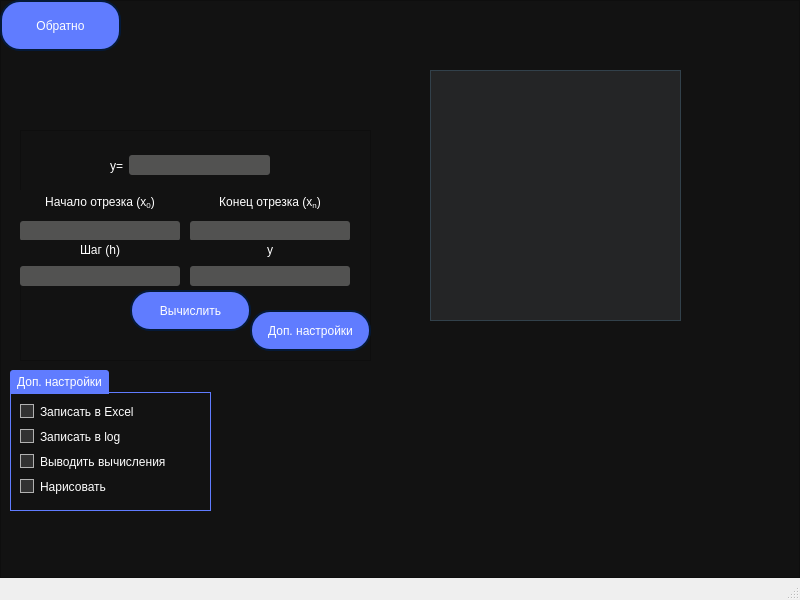
<?xml version="1.0" encoding="UTF-8"?>
<ui version="4.0">
 <class>MainWindow</class>
 <widget class="QMainWindow" name="MainWindow">
  <property name="geometry">
   <rect>
    <x>0</x>
    <y>0</y>
    <width>800</width>
    <height>600</height>
   </rect>
  </property>
  <property name="sizePolicy">
   <sizepolicy hsizetype="Fixed" vsizetype="Fixed">
    <horstretch>0</horstretch>
    <verstretch>0</verstretch>
   </sizepolicy>
  </property>
  <property name="windowTitle">
   <string>MainWindow</string>
  </property>
  <widget class="QWidget" name="centralwidget">
   <layout class="QVBoxLayout" name="verticalLayout">
    <property name="spacing">
     <number>0</number>
    </property>
    <property name="leftMargin">
     <number>0</number>
    </property>
    <property name="topMargin">
     <number>0</number>
    </property>
    <property name="rightMargin">
     <number>0</number>
    </property>
    <property name="bottomMargin">
     <number>0</number>
    </property>
    <item>
     <widget class="QFrame" name="frame_2">
      <property name="styleSheet">
       <string notr="true">/*-----QWidget-----*/
QWidget
{
	background-color: #121212;
	color: #ffffff;
	border-color: #051a39;

}


/*-----QLabel-----*/
QLabel
{
	background-color: transparent;
	color: #ffffff;

}


QLabel::disabled
{
	background-color: transparent;
	color: #656565;

}


/*-----QMenuBar-----*/
QMenuBar
{
	background-color: #0a0a0a;
	color: #ffffff;
	border-color: #051a39;

}


QMenuBar::disabled
{
	background-color: #404040;
	color: #656565;
	border-color: #051a39;

}


QMenuBar::item
{
    background-color: transparent;

}


QMenuBar::item:selected
{
    background-color: #607cff;
    border: 1px solid #41cd52;

}


QMenuBar::item:pressed
{
    background-color: #4969ff;
    border: 1px solid #000;
    margin-bottom: -1px;
    padding-bottom: 1px;

}


/*-----QMenu-----*/
QMenu
{
    background-color: #121212;
    border: 1px solid;
    color: #ffffff;

}


QMenu::separator
{
    height: 1px;
    background-color: #6d8eff;
    color: #ffffff;
    padding-left: 4px;
    margin-left: 10px;
    margin-right: 5px;

}


QMenu::item
{
    min-width : 150px;
    padding: 3px 20px 3px 20px;

}


QMenu::item:selected
{
    background-color: #4969ff;
    color: #ffffff;

}


QMenu::item:disabled
{
    color: #262626;
}


/*-----QToolTip-----*/
QToolTip
{
	border : 1px solid #000000;
	background-color: #26264f;
	color: #ffffff;
	border-color: #051a39;

}


/*-----QPushButton-----*/
QPushButton
{
	background-color: #607cff;
	color: #ffffff;
	border-style: solid;
	border-width: 2px;
	border-radius: 20px;
	border-color: #051a39;
	padding: 5px;

}


QPushButton::disabled
{
	background-color: #404040;
	color: #656565;
	border-color: #051a39;

}


QPushButton::hover
{
	background-color: #8399ff;
	color: #ffffff;
	border-style: solid;
	border-width: 2px;
	border-radius: 20px;
	border-color: #051a39;
	padding: 5px;

}


QPushButton::pressed
{
	background-color: #4969ff;
	color: #ffffff;
	border-style: solid;
	border-width: 2px;
	border-radius: 20px;
	border-color: #051a39;
	padding: 5px;

}


/*-----QToolButton-----*/
QToolButton
{
	background-color: #607cff;
	color: #ffffff;
	border-width: 1px;
	border-radius: 3px;
	border-color: #051a39;
	padding: 3px;

}


QToolButton::disabled
{
	background-color: #404040;
	color: #656565;
	border-color: #051a39;

}


QToolButton::hover
{
	background-color: #8399ff;
	color: #ffffff;
	border-width: 1px;
	border-radius: 3px;
	border-color: #051a39;
	padding: 3px;

}


QToolButton::pressed
{
	background-color: #4969ff;
	color: #ffffff;
	border-width: 1px;
	border-radius: 3px;
	border-color: #051a39;
	padding: 3px;

}


/*-----QComboBox-----*/
QComboBox
{
    background-color: #607cff;
    border: 1px solid;
    border-radius: 3px;
    padding-left: 6px;
    color: #ffffff;
    height: 20px;

}


QComboBox::disabled
{
	background-color: #404040;
	color: #656565;
	border-color: #051a39;

}


QComboBox:hover
{
    background-color: #8399ff;

}


QComboBox:on
{
    background-color: #4969ff;

}


QComboBox QAbstractItemView
{
    background-color: #383838;
    color: #ffffff;
    border: 1px solid black;
    selection-background-color: #4969ff;
    selection-color: #ffffff;
    outline: 0;

}


QComboBox::drop-down
{
    subcontrol-origin: padding;
    subcontrol-position: top right;
    width: 15px;
    border-left-width: 0px;
    border-left-color: darkgray;
    border-left-style: solid; 
    border-top-right-radius: 3px; 
    border-bottom-right-radius: 3px;

}


QComboBox::down-arrow
{
    image: url(://arrow-down.png);
    width: 8px;
    height: 8px;
}


/*-----QSpinBox &amp; QDoubleSpinBox &amp; QDateTimeEdit-----*/
QSpinBox, 
QDoubleSpinBox,
QDateTimeEdit
{
	background-color: #525251;
	color: #ffffff;
	border: 1px solid #051a39;
	border-radius: 3px;
	padding : 2px;

}


QSpinBox::disabled, 
QDoubleSpinBox::disabled,
QDateTimeEdit::disabled
{
	background-color: #404040;
	color: #656565;
	border-color: #051a39;

}


QSpinBox:hover, 
QDoubleSpinBox::hover,
QDateTimeEdit::hover
{
    background-color: #626262;
    border: 1px solid #607cff;
    color:  #fff;
    padding: 2px

}


QSpinBox::up-button, QSpinBox::down-button,
QDoubleSpinBox::up-button, QDoubleSpinBox::down-button,
QDateTimeEdit::up-button, QDateTimeEdit::down-button
{
    background-color: #607cff;
	border-radius: 2px;

}


QSpinBox::disabled, 
QDoubleSpinBox::disabled,
QDateTimeEdit::disabled
{
	background-color: #404040;
	color: #656565;
	border-color: #051a39;

}


QSpinBox::up-button:hover, QSpinBox::down-button:hover,
QDoubleSpinBox::up-button:hover, QDoubleSpinBox::down-button:hover,
QDateTimeEdit::up-button:hover, QDateTimeEdit::down-button:hover
{
    background-color: #8399ff;
    border: 1px solid #8399ff;

}


QSpinBox::up-button:disabled, QSpinBox::down-button:disabled,
QDoubleSpinBox::up-button:disabled, QDoubleSpinBox::down-button:disabled,
QDateTimeEdit::up-button:disabled, QDateTimeEdit::down-button:disabled
{
	background-color: #404040;
	color: #656565;
	border-color: #051a39;

}


QSpinBox::up-button:pressed, QSpinBox::down-button:pressed,
QDoubleSpinBox::up-button:pressed, QDoubleSpinBox::down-button::pressed,
QDateTimeEdit::up-button:pressed, QDateTimeEdit::down-button::pressed
{
    background-color: #4969ff;
    border: 1px solid #4969ff;

}


QSpinBox::down-arrow,
QDoubleSpinBox::down-arrow,
QDateTimeEdit::down-arrow
{
    image: url(://arrow-down.png);
    width: 7px;

}


QSpinBox::up-arrow,
QDoubleSpinBox::up-arrow,
QDateTimeEdit::up-arrow
{
    image: url(://arrow-up.png);
    width: 7px;

}


/*-----QLineEdit-----*/
QLineEdit
{
	background-color: #525251;
	color: #ffffff;
	border-width: 1px;
	border-radius: 3px;
	border-color: #051a39;
	padding: 2px;

}


QLineEdit::disabled
{
	background-color: #404040;
	color: #656565;
	border-width: 1px;
	border-radius: 3px;
	border-color: #051a39;
	padding: 2px;

}


/*-----QTextEdit-----*/
QTextEdit
{
	background-color: #ffffff;
	color: #010201;
	border-color: #051a39;

}


QTextEdit::disabled
{
	background-color: #404040;
	color: #656565;
	border-color: #051a39;

}


/*-----QGroupBox-----*/
QGroupBox 
{
    border: 1px solid;
    border-color: #607cff;
    margin-top: 22px;

}


QGroupBox::title  
{
    background-color: #607cff;
    color: #ffffff;
    subcontrol-origin: margin;
    subcontrol-position: top left;
    padding: 5px;
	border-top-left-radius: 3px;
	border-top-right-radius: 3px;

}


QGroupBox::title::disabled
{
	background-color: #404040;
	color: #656565;
    subcontrol-origin: margin;
    subcontrol-position: top left;
    padding: 5px;
	border-top-left-radius: 3px;
	border-top-right-radius: 3px;

}


/*-----QCheckBox-----*/
QCheckBox::indicator
{
    color: #b1b1b1;
    background-color: #323232;
    border: 1px solid #b1b1b1;
    width: 12px;
    height: 12px;

}


QCheckBox::indicator:checked
{
    image:url(://checkbox.png);
    border: 1px solid #607cff;

}


QCheckBox::indicator:unchecked:hover
{
    border: 1px solid #607cff;

}


QCheckBox::disabled
{
	color: #656565;

}


QCheckBox::indicator:disabled
{
	background-color: #656565;
	color: #656565;
    border: 1px solid #656565;

}


/*-----QRadioButton-----*/
QRadioButton::indicator::unchecked
{ 
	border: 2px inset gray; 
	border-radius: 5px; 
	background-color:  #fff;
	width: 9px; 
	height: 9px; 

}


QRadioButton::indicator::unchecked:hover
{ 
	border: 2px solid #607cff; 
	border-radius: 5px; 
	background-color:  #fff;
	width: 9px; 
	height: 9px; 

}


QRadioButton::indicator::checked
{ 
	border: 2px inset darkgray; 
	border-radius: 5px; 
	background-color: #4969ff; 
	width: 9px; 
	height: 9px; 

}


QRadioButton::disabled
{
	color: #656565;

}


QRadioButton::indicator:disabled
{
	background-color: #656565;
	color: #656565;
    border: 2px solid #656565;

}


/*-----QTableView &amp; QTableWidget-----*/
QTableView
{
    background-color: #242526;
    border: 1px solid #32414B;
    color: #f0f0f0;
    gridline-color: #8faaff;
    outline : 0;

}


QTableView::disabled
{
    background-color: #242526;
    border: 1px solid #32414B;
    color: #656565;
    gridline-color: #656565;
    outline : 0;

}


QTableView::item:hover 
{
    background-color: #26264f;
    color: #f0f0f0;

}


QTableView::item:selected 
{
    background-color: #1a1b1c;
    border: 2px solid #4969ff;
    color: #F0F0F0;

}


QTableView::item:selected:disabled
{
    background-color: #1a1b1c;
    border: 2px solid #525251;
    color: #656565;

}


QTableCornerButton::section
{
    background-color: #505050;
    color: #fff;

}


QHeaderView::section
{
    background-color: #525251;
    color: #fff;
    text-align: left;
	padding: 4px;
	
}


QHeaderView::section:disabled
{
    background-color: #525251;
    color: #656565;

}


QHeaderView::section:checked
{
    color: #fff;
    background-color: #4969ff;

}


QHeaderView::section:checked:disabled
{
    color: #656565;
    background-color: #525251;

}


QHeaderView::section::vertical::first,
QHeaderView::section::vertical::only-one
{
    border-top: 1px solid #353635;

}


QHeaderView::section::vertical
{
    border-top: 1px solid #353635;

}


QHeaderView::section::horizontal::first,
QHeaderView::section::horizontal::only-one
{
    border-left: 1px solid #353635;

}


QHeaderView::section::horizontal
{
    border-left: 1px solid #353635;

}


/*-----QTabWidget-----*/
QTabBar::tab
{
	background-color: #262626;
	color: #ffffff;
	border-style: solid;
	border-width: 1px;
	border-top-left-radius: 3px;
	border-top-right-radius: 3px;
	border-color: #051a39;
	padding: 5px;

}


QTabBar::tab:disabled
{
	background-color: #656565;
	color: #656565;

}


QTabWidget::pane 
{
	background-color: #262626;
	color: #ffffff;
    border: 1px solid;
    border-color: #607cff;

}


QTabBar::tab:selected
{
    background-color: #607cff;
	color: #ffffff;
	border-style: solid;
	border-width: 1px;
	border-top-left-radius: 3px;
	border-top-right-radius: 3px;
	border-color: #051a39;
	padding: 5px;

}


QTabBar::tab:selected:disabled
{
	background-color: #404040;
	color: #656565;

}


QTabBar::tab:!selected 
{
    background-color: #262626;

}


QTabBar::tab:!selected:hover 
{
    background-color: #8399ff;

}


QTabBar::tab:top:!selected 
{
    margin-top: 3px;

}


QTabBar::tab:bottom:!selected 
{
    margin-bottom: 3px;

}


QTabBar::tab:top, QTabBar::tab:bottom 
{
    min-width: 8ex;
    margin-right: -1px;
    padding: 5px 10px 5px 10px;

}


QTabBar::tab:top:selected 
{
    border-bottom-color: none;

}


QTabBar::tab:bottom:selected 
{
    border-top-color: none;

}


QTabBar::tab:top:last, QTabBar::tab:bottom:last,
QTabBar::tab:top:only-one, QTabBar::tab:bottom:only-one 
{
    margin-right: 0;

}


QTabBar::tab:left:!selected 
{
    margin-right: 3px;

}


QTabBar::tab:right:!selected
{
    margin-left: 3px;

}


QTabBar::tab:left, QTabBar::tab:right 
{
    min-height: 8ex;
    margin-bottom: -1px;
    padding: 10px 5px 10px 5px;

}


QTabBar::tab:left:selected 
{
    border-left-color: none;

}


QTabBar::tab:right:selected 
{
    border-right-color: none;

}


QTabBar::tab:left:last, QTabBar::tab:right:last,
QTabBar::tab:left:only-one, QTabBar::tab:right:only-one 
{
    margin-bottom: 0;

}


/*-----QSlider-----*/
QSlider::groove:horizontal 
{
	background-color: transparent;
	height: 5px;

}


QSlider::sub-page:horizontal 
{
	background-color: #607cff;

}


QSlider::add-page:horizontal 
{
	background-color: #666765;

}


QSlider::handle:horizontal 
{
	background-color: #607cff;
	width: 14px;
	margin-top: -6px;
	margin-bottom: -6px;
	border-radius: 3px;

}


QSlider::handle:horizontal:hover 
{
	background-color: #607cff;
	border-radius: 3px;

}


QSlider::sub-page:horizontal:disabled 
{
	background-color: #bbb;
	border-color: #999;

}


QSlider::add-page:horizontal:disabled 
{
	background-color: #eee;
	border-color: #999;

}


QSlider::handle:horizontal:disabled 
{
	background-color: #eee;
	border: 1px solid #aaa;
	border-radius: 3px;

}


QSlider::groove:vertical 
{
	background-color: transparent;
	width: 5px;

}


QSlider::sub-page:vertical 
{
	background-color: #607cff;

}


QSlider::add-page:vertical 
{
	background-color: #666765;

}


QSlider::handle:vertical 
{
	background-color: #607cff;
	height: 14px;
	margin-left: -6px;
	margin-right: -6px;
	border-radius: 3px;

}


QSlider::handle:vertical:hover 
{
	background-color: #607cff;
	border-radius: 3px;

}


QSlider::sub-page:vertical:disabled 
{
	background-color: #bbb;
	border-color: #999;

}


QSlider::add-page:vertical:disabled 
{
	background-color: #eee;
	border-color: #999;

}


QSlider::handle:vertical:disabled 
{
	background-color: #eee;
	border: 1px solid #aaa;
	border-radius: 3px;

}


/*-----QDial-----*/
QDial
{
	background-color: #607cff;

}


QDial::disabled
{
	background-color: #404040;

}


/*-----QScrollBar-----*/
QScrollBar:horizontal
{
    border: 1px solid #222222;
    background-color: #3d3d3d;
    height: 13px;
    margin: 0px 16px 0 16px;

}


QScrollBar::handle:horizontal
{
    background: #607cff;
    min-height: 20px;

}


QScrollBar::add-line:horizontal
{
    border: 1px solid #1b1b19;
    background-color: #607cff;
    width: 14px;
    subcontrol-position: right;
    subcontrol-origin: margin;

}


QScrollBar::sub-line:horizontal
{
    border: 1px solid #1b1b19;
    background-color: #607cff;
    width: 14px;
    subcontrol-position: left;
    subcontrol-origin: margin;

}


QScrollBar::right-arrow:horizontal
{
    image: url(://arrow-right.png);
    width: 6px;
    height: 6px;

}


QScrollBar::left-arrow:horizontal
{
    image: url(://arrow-left.png);
    width: 6px;
    height: 6px;

}


QScrollBar::add-page:horizontal, QScrollBar::sub-page:horizontal
{
    background: none;

}


QScrollBar:vertical
{
    background-color: #3d3d3d;
    width: 13px;
    margin: 16px 0 16px 0;
    border: 1px solid #222222;

}


QScrollBar::handle:vertical
{
    background-color: #607cff;
    min-height: 20px;

}


QScrollBar::add-line:vertical
{
    border: 1px solid #1b1b19;
    background-color: #607cff;
    height: 14px;
    subcontrol-position: bottom;
    subcontrol-origin: margin;

}


QScrollBar::sub-line:vertical
{
    border: 1px solid #1b1b19;
    background-color: #607cff;
    height: 14px;
    subcontrol-position: top;
    subcontrol-origin: margin;

}


QScrollBar::up-arrow:vertical
{
    image: url(://arrow-up.png);
    width: 6px;
    height: 6px;

}


QScrollBar::down-arrow:vertical
{
    image: url(://arrow-down.png);
    width: 6px;
    height: 6px;

}


QScrollBar::add-page:vertical, QScrollBar::sub-page:vertical
{
    background: none;

}


/*-----QProgressBar-----*/
QProgressBar
{
	background-color: #383838;
	color: #ffffff;
	border: 1px solid #607cff;
	border-radius: 3px;
	text-align: center;

}


QProgressBar::chunk {
	background-color: #607cff;
	color: #fff;

}


QProgressBar::chunk:disabled {
	background-color: #656565;
	border: 1px solid #aaa;
	color: #656565;
}


/*-----QStatusBar-----*/
QStatusBar
{
	background-color: #0a0a0a;
	color: #ffffff;
	border-color: #051a39;

}
</string>
      </property>
      <property name="frameShape">
       <enum>QFrame::StyledPanel</enum>
      </property>
      <property name="frameShadow">
       <enum>QFrame::Raised</enum>
      </property>
      <widget class="QFrame" name="frame_3">
       <property name="geometry">
        <rect>
         <x>20</x>
         <y>130</y>
         <width>351</width>
         <height>231</height>
        </rect>
       </property>
       <property name="frameShape">
        <enum>QFrame::StyledPanel</enum>
       </property>
       <property name="frameShadow">
        <enum>QFrame::Raised</enum>
       </property>
       <widget class="QWidget" name="verticalLayoutWidget_5">
        <property name="geometry">
         <rect>
          <x>0</x>
          <y>60</y>
          <width>160</width>
          <height>51</height>
         </rect>
        </property>
        <layout class="QVBoxLayout" name="verticalLayout_1">
         <item>
          <widget class="QLabel" name="label_2">
           <property name="toolTipDuration">
            <number>-9</number>
           </property>
           <property name="styleSheet">
            <string notr="true"/>
           </property>
           <property name="text">
            <string>Начало отрезка (x&lt;sub&gt;0&lt;/sub&gt;)</string>
           </property>
           <property name="alignment">
            <set>Qt::AlignCenter</set>
           </property>
           <property name="indent">
            <number>-1</number>
           </property>
          </widget>
         </item>
         <item>
          <widget class="QLineEdit" name="x0_">
           <property name="alignment">
            <set>Qt::AlignCenter</set>
           </property>
          </widget>
         </item>
        </layout>
       </widget>
       <widget class="QWidget" name="verticalLayoutWidget_6">
        <property name="geometry">
         <rect>
          <x>0</x>
          <y>110</y>
          <width>160</width>
          <height>46</height>
         </rect>
        </property>
        <layout class="QVBoxLayout" name="verticalLayout_6">
         <item>
          <widget class="QLabel" name="label_6">
           <property name="toolTipDuration">
            <number>-9</number>
           </property>
           <property name="styleSheet">
            <string notr="true"/>
           </property>
           <property name="text">
            <string>&lt;html&gt;&lt;head/&gt;&lt;body&gt;&lt;p&gt;Шаг (h)&lt;/p&gt;&lt;/body&gt;&lt;/html&gt;</string>
           </property>
           <property name="alignment">
            <set>Qt::AlignCenter</set>
           </property>
           <property name="indent">
            <number>-1</number>
           </property>
          </widget>
         </item>
         <item>
          <widget class="QLineEdit" name="h_">
           <property name="alignment">
            <set>Qt::AlignCenter</set>
           </property>
          </widget>
         </item>
        </layout>
       </widget>
       <widget class="QWidget" name="verticalLayoutWidget_7">
        <property name="geometry">
         <rect>
          <x>170</x>
          <y>60</y>
          <width>160</width>
          <height>51</height>
         </rect>
        </property>
        <layout class="QVBoxLayout" name="verticalLayout_7">
         <item>
          <widget class="QLabel" name="label_7">
           <property name="toolTipDuration">
            <number>-9</number>
           </property>
           <property name="styleSheet">
            <string notr="true"/>
           </property>
           <property name="text">
            <string>&lt;html&gt;&lt;head/&gt;&lt;body&gt;&lt;p&gt;Конец отрезка (x&lt;span style=&quot; vertical-align:sub;&quot;&gt;n&lt;/span&gt;)&lt;/p&gt;&lt;/body&gt;&lt;/html&gt;</string>
           </property>
           <property name="alignment">
            <set>Qt::AlignCenter</set>
           </property>
           <property name="indent">
            <number>-1</number>
           </property>
          </widget>
         </item>
         <item>
          <widget class="QLineEdit" name="xn_">
           <property name="alignment">
            <set>Qt::AlignCenter</set>
           </property>
          </widget>
         </item>
        </layout>
       </widget>
       <widget class="QWidget" name="verticalLayoutWidget_8">
        <property name="geometry">
         <rect>
          <x>170</x>
          <y>110</y>
          <width>160</width>
          <height>46</height>
         </rect>
        </property>
        <layout class="QVBoxLayout" name="verticalLayout_8">
         <item>
          <widget class="QLabel" name="label_8">
           <property name="toolTipDuration">
            <number>-9</number>
           </property>
           <property name="styleSheet">
            <string notr="true"/>
           </property>
           <property name="text">
            <string>&lt;html&gt;&lt;head/&gt;&lt;body&gt;&lt;p&gt;y&lt;/p&gt;&lt;/body&gt;&lt;/html&gt;</string>
           </property>
           <property name="alignment">
            <set>Qt::AlignCenter</set>
           </property>
           <property name="indent">
            <number>-1</number>
           </property>
          </widget>
         </item>
         <item>
          <widget class="QLineEdit" name="y_">
           <property name="alignment">
            <set>Qt::AlignCenter</set>
           </property>
          </widget>
         </item>
        </layout>
       </widget>
       <widget class="QPushButton" name="pushButton">
        <property name="geometry">
         <rect>
          <x>110</x>
          <y>160</y>
          <width>121</width>
          <height>41</height>
         </rect>
        </property>
        <property name="text">
         <string>Вычислить</string>
        </property>
       </widget>
       <widget class="QWidget" name="horizontalLayoutWidget">
        <property name="geometry">
         <rect>
          <x>90</x>
          <y>20</y>
          <width>160</width>
          <height>31</height>
         </rect>
        </property>
        <layout class="QHBoxLayout" name="horizontalLayout">
         <item>
          <widget class="QLabel" name="label_3">
           <property name="text">
            <string>y=</string>
           </property>
          </widget>
         </item>
         <item>
          <widget class="QLineEdit" name="formula_">
           <property name="alignment">
            <set>Qt::AlignCenter</set>
           </property>
          </widget>
         </item>
        </layout>
       </widget>
       <widget class="QPushButton" name="settings_">
        <property name="geometry">
         <rect>
          <x>230</x>
          <y>180</y>
          <width>121</width>
          <height>41</height>
         </rect>
        </property>
        <property name="text">
         <string>Доп. настройки</string>
        </property>
       </widget>
      </widget>
      <widget class="QLabel" name="result_">
       <property name="geometry">
        <rect>
         <x>480</x>
         <y>360</y>
         <width>311</width>
         <height>171</height>
        </rect>
       </property>
       <property name="text">
        <string/>
       </property>
       <property name="wordWrap">
        <bool>true</bool>
       </property>
      </widget>
      <widget class="QTableWidget" name="table_">
       <property name="geometry">
        <rect>
         <x>430</x>
         <y>70</y>
         <width>251</width>
         <height>251</height>
        </rect>
       </property>
       <property name="sizePolicy">
        <sizepolicy hsizetype="Preferred" vsizetype="Preferred">
         <horstretch>0</horstretch>
         <verstretch>0</verstretch>
        </sizepolicy>
       </property>
      </widget>
      <widget class="QPushButton" name="back_">
       <property name="geometry">
        <rect>
         <x>0</x>
         <y>0</y>
         <width>121</width>
         <height>51</height>
        </rect>
       </property>
       <property name="text">
        <string>Обратно</string>
       </property>
      </widget>
      <widget class="QGroupBox" name="groupBox">
       <property name="geometry">
        <rect>
         <x>10</x>
         <y>370</y>
         <width>201</width>
         <height>141</height>
        </rect>
       </property>
       <property name="title">
        <string>Доп. настройки</string>
       </property>
       <widget class="QWidget" name="verticalLayoutWidget">
        <property name="geometry">
         <rect>
          <x>10</x>
          <y>30</y>
          <width>160</width>
          <height>100</height>
         </rect>
        </property>
        <layout class="QVBoxLayout" name="verticalLayout_2">
         <item>
          <widget class="QCheckBox" name="post_excel">
           <property name="toolTip">
            <string>&lt;html&gt;&lt;head/&gt;&lt;body&gt;&lt;p&gt;Записывает в Excel таблицу&lt;/p&gt;&lt;/body&gt;&lt;/html&gt;</string>
           </property>
           <property name="text">
            <string>Записать в Excel</string>
           </property>
          </widget>
         </item>
         <item>
          <widget class="QCheckBox" name="post_log">
           <property name="toolTip">
            <string>&lt;html&gt;&lt;head/&gt;&lt;body&gt;&lt;p&gt;Добавляет текстовый файл с x и y&lt;/p&gt;&lt;/body&gt;&lt;/html&gt;</string>
           </property>
           <property name="text">
            <string>Записать в log</string>
           </property>
          </widget>
         </item>
         <item>
          <widget class="QCheckBox" name="post_out">
           <property name="text">
            <string>Выводить вычисления</string>
           </property>
           <property name="checked">
            <bool>true</bool>
           </property>
          </widget>
         </item>
         <item>
          <widget class="QCheckBox" name="post_picture">
           <property name="toolTip">
            <string>&lt;html&gt;&lt;head/&gt;&lt;body&gt;&lt;p&gt;Рисует в новом окне график&lt;/p&gt;&lt;/body&gt;&lt;/html&gt;</string>
           </property>
           <property name="text">
            <string>Нарисовать</string>
           </property>
          </widget>
         </item>
        </layout>
       </widget>
      </widget>
     </widget>
    </item>
   </layout>
  </widget>
  <widget class="QMenuBar" name="menubar">
   <property name="geometry">
    <rect>
     <x>0</x>
     <y>0</y>
     <width>800</width>
     <height>22</height>
    </rect>
   </property>
  </widget>
  <widget class="QStatusBar" name="statusbar"/>
 </widget>
 <resources/>
 <connections/>
</ui>
